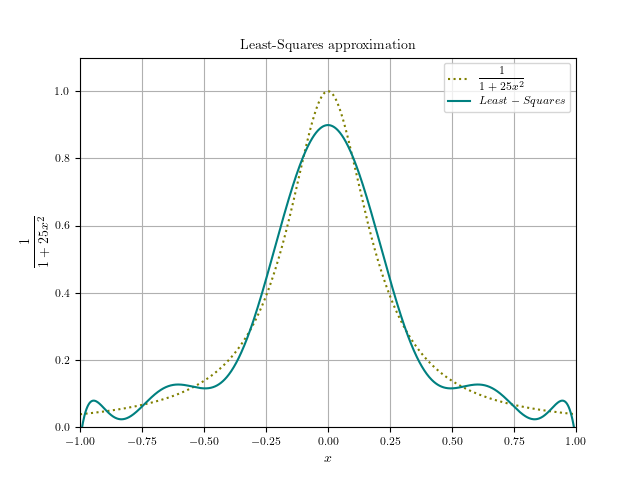

The script that saved this image:
#!/usr/bin/env python
# File: leastsquares.py
# Name: D.Saravanan
# Date: 03/09/2021

""" Script to compute Least-square """

import numpy as np
import matplotlib
matplotlib.rcParams['pgf.texsystem'] = 'pdflatex'
matplotlib.rcParams.update({'font.family': 'serif', 'font.size': 8,
    'axes.labelsize': 10, 'axes.titlesize': 10, 'figure.titlesize': 10})
matplotlib.rcParams['text.usetex'] = True
import matplotlib.pyplot as plt
matplotlib.use('Agg')

# degree of the polynomial
M = 10

# data is given at N+1 points
N = 1000

# true function calculated with equi-spaced nodes
x = np.linspace(-1, 1, N+1)
f = 1/(1 + 25 * x**2)

# desired matrix of size (N+1, M+1)
X = np.ones((N+1, M+1))

for k in range(1, M+1):
    X[:, k] = x**k

# condition number of the matrix X
cond_X = np.linalg.cond(X)

# condition number of transpose of X with X
cond_XX = np.linalg.cond(X.T @ X)

# QR decomposition of the matrix X
Q, R = np.linalg.qr(X)

# condition number of the matrix R (same as the condition number of the matrix X)
cond_R = np.linalg.cond(R)

#print(cond_X, cond_XX, cond_R)

# solution to the equation: R a = Q.T f
a = np.linalg.solve(R, Q.T@f)
# check that the solution is correct (True)
#print(np.allclose(R@a, Q.T@f))

# computing the least-squares 
ls = X @ a

fig, ax = plt.subplots()
ax.plot(x, f, c='olive', ls='dotted', label=r'$\displaystyle\frac{1}{1+25 x^{2}}$')
ax.plot(x, ls, c='teal', label=r'$Least-Squares$')
ax.set(xlim=(-1, 1), ylim=(0, 1.1))
ax.set(xlabel=r'$x$', ylabel=r'$\displaystyle\frac{1}{1+25 x^{2}}$')
ax.set_title(r'Least-Squares approximation')
ax.grid(True); ax.legend()
plt.savefig('leastsquares.pdf')
